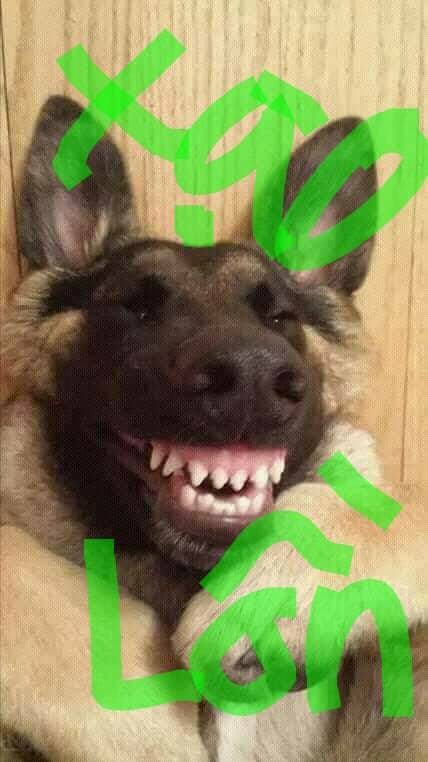
#> input picture basic python/Part6/avt.jpg, 428 x 762 px
$ python pil.py
#> lines starting #> are read from the running program, lines starting #| are printed output that depends on the picture
from PIL import Image
im = Image.open('avt.jpg')
#> im is the input picture: PIL image 428x762 RGB; mean R, G, B 136.7, 142.5, 89
im.thumbnail((100, 100))
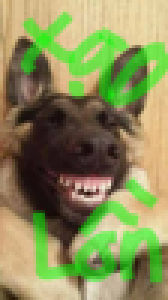
#> im: PIL image 56x100 RGB (shown 3 times larger); mean R, G, B 136.6, 142.4, 88.9
im.save('copy_avt.jpg', 'JPEG')
